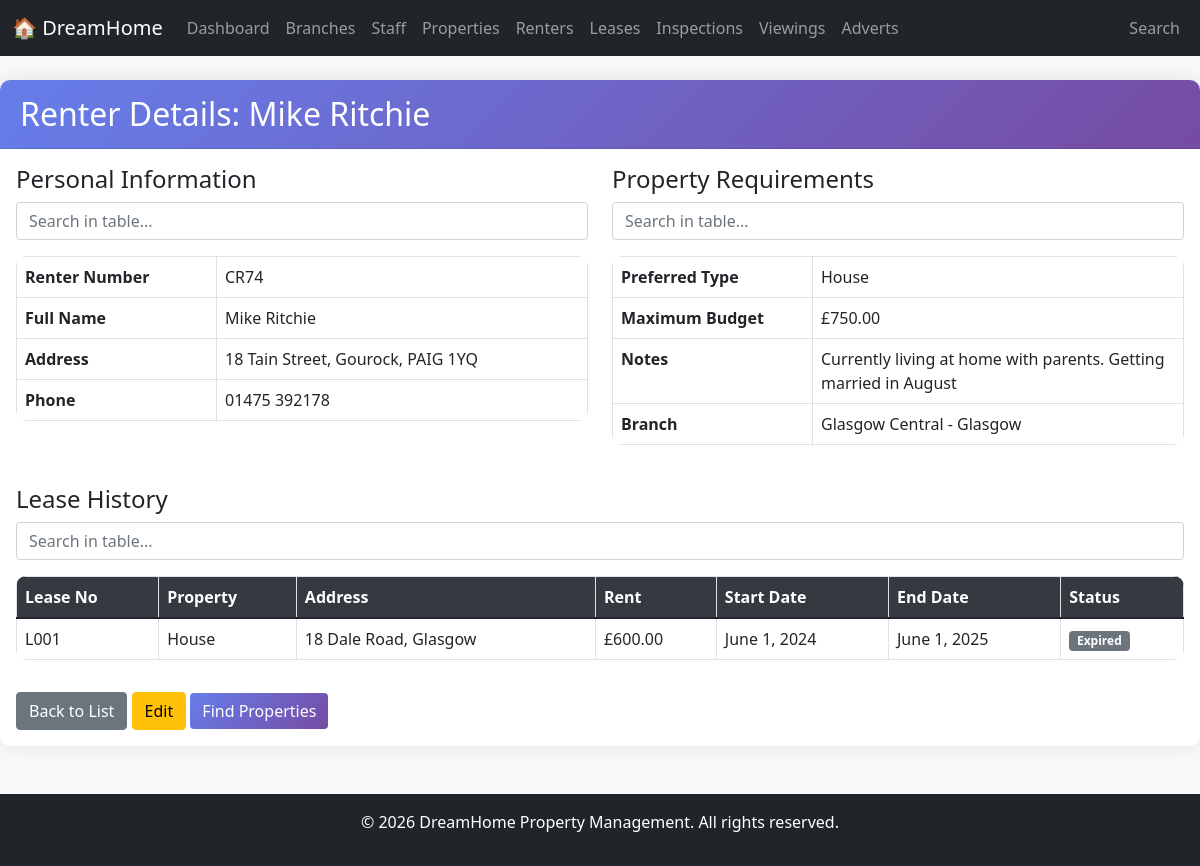
The app's page /pages/renters/view.php?renter_no=CR74 with its own data.
### tables this page shows
CREATE TABLE Renter (
    RenterNo VARCHAR(10) PRIMARY KEY,
    FName VARCHAR(50) NOT NULL,
    LName VARCHAR(50) NOT NULL,
    Address VARCHAR(200),
    Phone VARCHAR(20),
    PreferredType VARCHAR(30),
    MaxBudget DECIMAL(10,2),
    Notes TEXT,
    BranchNo VARCHAR(10),
    FOREIGN KEY (BranchNo) REFERENCES Branch(BranchNo)
        ON UPDATE CASCADE ON DELETE SET NULL
);

CREATE TABLE Branch (
    BranchNo VARCHAR(10) PRIMARY KEY,
    BranchName VARCHAR(100) NOT NULL,
    Street VARCHAR(100),
    Area VARCHAR(100),
    City VARCHAR(100) NOT NULL,
    PostCode VARCHAR(20),
    ContactNo VARCHAR(20),
    Email VARCHAR(100)
);

CREATE TABLE Lease (
    LeaseNo VARCHAR(10) PRIMARY KEY,
    PropertyNo VARCHAR(10) NOT NULL,
    RenterNo VARCHAR(10) NOT NULL,
    StaffNo VARCHAR(10),
    Rent DECIMAL(10,2) NOT NULL,
    DepositAmount DECIMAL(10,2),
    IsDepositPaid BOOLEAN DEFAULT FALSE,
    StartDate DATE NOT NULL,
    EndDate DATE NOT NULL,
    LeaseDuration INT,
    PaymentMethod VARCHAR(50),
    Status ENUM('Active','Expired','Terminated') DEFAULT 'Active',
    CONSTRAINT chk_lease_dates CHECK (EndDate > StartDate),
    FOREIGN KEY (PropertyNo) REFERENCES Property(PropertyNo)
        ON UPDATE CASCADE ON DELETE RESTRICT,
    FOREIGN KEY (RenterNo) REFERENCES Renter(RenterNo)
        ON UPDATE CASCADE ON DELETE RESTRICT,
    FOREIGN KEY (StaffNo) REFERENCES Staff(StaffNo)
        ON UPDATE CASCADE ON DELETE SET NULL
);

CREATE TABLE Property (
    PropertyNo VARCHAR(10) PRIMARY KEY,
    StreetName VARCHAR(100) NOT NULL,
    District VARCHAR(50),
    City VARCHAR(50) NOT NULL,
    PostCode VARCHAR(20),
    PropertyType VARCHAR(30),
    Rooms INT,
    RentAmount DECIMAL(10,2),
    StaffNo VARCHAR(10),
    BranchNo VARCHAR(10) NOT NULL,
    Status ENUM('Available','Rented','Withdrawn') DEFAULT 'Available',
    DateAvailable DATE,
    CONSTRAINT chk_rent CHECK (RentAmount > 0),
    CONSTRAINT chk_rooms CHECK (Rooms > 0),
    FOREIGN KEY (StaffNo) REFERENCES Staff(StaffNo)
        ON UPDATE CASCADE ON DELETE SET NULL,
    FOREIGN KEY (BranchNo) REFERENCES Branch(BranchNo)
        ON UPDATE CASCADE ON DELETE RESTRICT
);

### config/database.php (called while the page is built, shortened)
<?php
function formatDate($dateString) {
    $timestamp = strtotime($dateString);
    return date('F j, Y', $timestamp);
}
function formatMoney($amount) {
    return '£' . number_format((float)$amount, 2);
}
?>

### pages/renters/view.php (the view, shortened to what this page needs)
<?php
include '../../includes/header.php';
$database = new Database();
$db = $database->getConnection();
$renter_no = $_GET['renter_no'];
$sql = "SELECT r.*, b.BranchName as branch_name, b.City as branch_city
        FROM Renter r
        LEFT JOIN Branch b ON r.BranchNo = b.BranchNo
        WHERE r.RenterNo = :renter_no";
$stmt = $db->prepare($sql);
$stmt->bindParam(':renter_no', $renter_no);
$stmt->execute();
$renter = $stmt->fetch(PDO::FETCH_ASSOC);
$lease_sql = "SELECT l.*, p.StreetName, p.City, p.PropertyType
              FROM Lease l
              JOIN Property p ON l.PropertyNo = p.PropertyNo
              WHERE l.RenterNo = :renter_no
              ORDER BY l.StartDate DESC";
$lease_stmt = $db->prepare($lease_sql);
$lease_stmt->bindParam(':renter_no', $renter_no);
$lease_stmt->execute();
$leases = $lease_stmt->fetchAll(PDO::FETCH_ASSOC);
?>
<div class="card">
    <div class="card-header">
        <h2 class="mb-0">Renter Details: <?php echo $renter['FName'] . ' ' . $renter['LName']; ?></h2>
    </div>
    <div class="card-body">
        <div class="row">
            <div class="col-md-6">
                <h4>Personal Information</h4>
                <table class="table table-bordered">
                    <tr><th width="200">Renter Number</th><td><?php echo $renter['RenterNo']; ?></tr>
                    <tr><th>Full Name</th><td><?php echo $renter['FName'] . ' ' . $renter['LName']; ?></tr>
                    <tr><th>Address</th><td><?php echo nl2br($renter['Address']); ?></tr>
                    <tr><th>Phone</th><td><?php echo $renter['Phone']; ?></tr>
                 </table>
            </div>
            <div class="col-md-6">
                <h4>Property Requirements</h4>
                <table class="table table-bordered">
                    <tr><th width="200">Preferred Type</th><td><?php echo $renter['PreferredType'] ?: 'Any'; ?></tr>
                    <tr><th>Maximum Budget</th><td><?php echo formatMoney($renter['MaxBudget']); ?></tr>
                    <tr><th>Notes</th><td><?php echo nl2br($renter['Notes']); ?></tr>
                    <tr><th>Branch</th><td><?php echo $renter['branch_name'] . ' - ' . $renter['branch_city']; ?></tr>
                 </table>
            </div>
        </div>
        <?php if (count($leases) > 0): ?>
        <div class="row mt-4">
            <div class="col-12">
                <h4>Lease History</h4>
                <table class="table table-bordered">
                    <thead>
                        <tr><th>Lease No</th><th>Property</th><th>Address</th><th>Rent</th><th>Start Date</th><th>End Date</th><th>Status</th> </thead>
                    <tbody>
                        <?php foreach ($leases as $lease):
                            $status = strtotime($lease['EndDate']) < time() ? 'Expired' : 'Active';
                        ?>
                        <tr>
                            <td><?php echo $lease['LeaseNo']; ?></td>
                            <td><?php echo $lease['PropertyType']; ?></td>
                            <td><?php echo $lease['StreetName'] . ', ' . $lease['City']; ?></td>
                            <td><?php echo formatMoney($lease['Rent']); ?></td>
                            <td><?php echo formatDate($lease['StartDate']); ?></td>
                            <td><?php echo formatDate($lease['EndDate']); ?></td>
                            <td><span class="badge bg-<?php echo $status == 'Active' ? 'success' : 'secondary'; ?>"><?php echo $status; ?></span></td>
                         </tr>
                        <?php endforeach; ?>
                    </tbody>
                 </table>
            </div>
        </div>
        <?php endif; ?>
        <div class="mt-3">
            <a href="index.php" class="btn btn-secondary">Back to List</a>
            <a href="edit.php?renter_no=<?php echo $renter['RenterNo']; ?>" class="btn btn-warning">Edit</a>
            <a href="../properties/search.php" class="btn btn-primary">Find Properties</a>
        </div>
    </div>
</div>
<?php include '../../includes/footer.php'; ?>

### css/style.css (style rules this page uses)
body { background-color: #f8f9fa; font-family: 'Segoe UI', Tahoma, Geneva, Verdana, sans-serif; }
.card { border: none; border-radius: 10px; box-shadow: 0 0 20px rgba(0,0,0,0.1); margin-bottom: 20px; }
.card-header { background: linear-gradient(135deg, #667eea 0%, #764ba2 100%); color: white; border-radius: 10px 10px 0 0 !important; padding: 15px 20px; }
.table { background-color: white; border-radius: 10px; overflow: hidden; }
.table thead { background-color: #343a40; color: white; }
.btn-primary { background: linear-gradient(135deg, #667eea 0%, #764ba2 100%); border: none; }

### records on screen
renter: FName "Mike", LName "Ritchie", RenterNo "CR74", Address "18 Tain Street, Gourock, PAIG 1YQ", Phone "01475 392178", PreferredType "House", MaxBudget "£750.00", Notes "Currently living at home with parents. Getting married in August", BranchNo.BranchName "Glasgow Central", BranchNo.City "Glasgow"
lease: LeaseNo "L001", PropertyNo.PropertyType "House", PropertyNo.StreetName "18 Dale Road", PropertyNo.City "Glasgow", Rent "£600.00", StartDate "June 1, 2024", EndDate "June 1, 2025"
